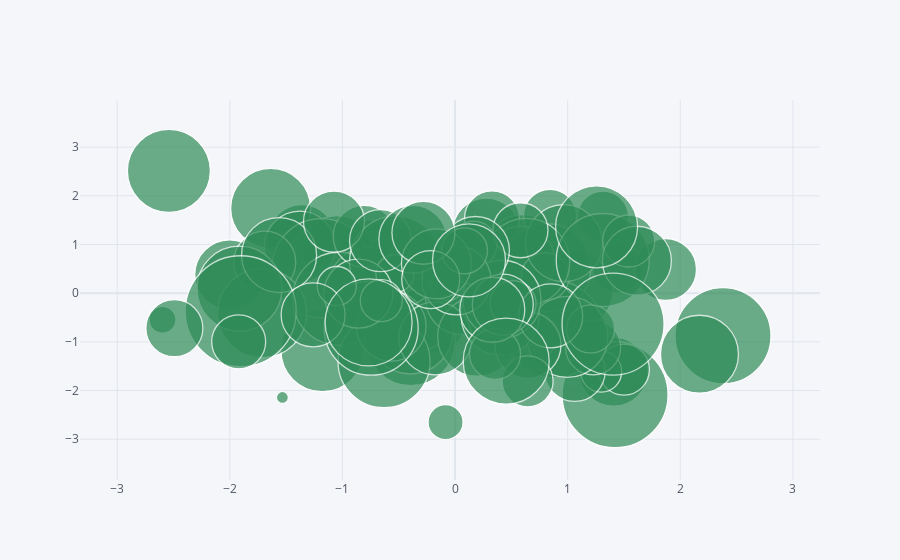

Notebook code for this chart:
### Markdown cell above
**Bubble Plots**

### Code cell
df.iplot(kind='bubble', x='A',y='B', size='C', colors='seagreen')

### Figure 1 — Plotly figure (JSON) as saved in the notebook; plotly's stock layout.template omitted (floating-point values rounded to 4 significant figures)
{"data": [{"marker": {"color": ["seagreen", "seagreen", "seagreen", "seagreen", "seagreen", "seagreen", "seagreen", "seagreen", "seagreen", "seagreen", "seagreen", "seagreen", "seagreen", "seagreen", "seagreen", "seagreen", "seagreen", "seagreen", "seagreen", "seagreen", "seagreen", "seagreen", "seagreen", "seagreen", "seagreen", "seagreen", "seagreen", "seagreen", "seagreen", "seagreen", "seagreen", "seagreen", "seagreen", "seagreen", "seagreen", "seagreen", "seagreen", "seagreen", "seagreen", "seagreen", "seagreen", "seagreen", "seagreen", "seagreen", "seagreen", "seagreen", "seagreen", "seagreen", "seagreen", "seagreen", "seagreen", "seagreen", "seagreen", "seagreen", "seagreen", "seagreen", "seagreen", "seagreen", "seagreen", "seagreen", "seagreen", "seagreen", "seagreen", "seagreen", "seagreen", "seagreen", "seagreen", "seagreen", "seagreen", "seagreen", "seagreen", "seagreen", "seagreen", "seagreen", "seagreen", "seagreen", "seagreen", "seagreen", "seagreen", "seagreen", "seagreen", "seagreen", "seagreen", "seagreen", "seagreen", "seagreen", "seagreen", "seagreen", "seagreen", "seagreen", "seagreen", "seagreen", "seagreen", "seagreen", "seagreen", "seagreen", "seagreen", "seagreen", "seagreen", "seagreen"], "line": {"width": 1.3}, "size": [58, 67, 82, 46, 80, 70, 69, 67, 50, 96, 49, 70, 74, 83, 34, 106, 71, 12, 53, 70, 72, 99, 76, 59, 62, 88, 83, 97, 55, 51, 69, 54, 89, 62, 51, 27, 35, 89, 73, 41, 48, 85, 28, 77, 85, 33, 87, 80, 93, 62, 92, 72, 38, 92, 79, 70, 93, 61, 47, 73, 94, 33, 55, 81, 69, 78, 66, 55, 78, 68, 42, 75, 111, 48, 52, 51, 46, 54, 51, 64, 39, 69, 69, 61, 62, 68, 57, 70, 78, 64, 87, 46, 63, 61, 82, 65, 58, 102, 73, 86], "symbol": "circle"}, "mode": "markers", "text": "", "type": "scatter", "x": [-0.7584, -1.361, -0.448, 0.2577, -1.638, -1.046, 1.407, 0.2765, -0.07316, 2.379, 1.442, -2.001, 0.5994, -1.178, 0.8362, 1.421, -1.377, -1.533, 0.8434, -0.4426, 0.7729, -1.187, 1.067, -0.1786, -1.69, 0.8147, -2.541, 0.8785, 0.3281, 1.314, 0.5798, -0.1503, -0.3935, 1.869, 1.5, -2.598, -0.08419, -1.713, -0.3422, 1.298, 0.7997, -1.915, 0.324, 0.9669, -0.3955, -0.5157, 0.6326, -0.773, -1.028, -0.8065, -0.5284, 0.05805, -0.5342, -0.6306, 0.1962, -0.5675, 1.312, 1.063, 0.163, -0.1752, -0.7448, -0.06589, 1.226, 0.9973, -0.8587, 0.4008, 0.6476, 0.5807, 0.4167, 0.1808, -0.6549, -1.562, -1.903, 1.204, 1.542, 0.6447, 0.5149, -1.921, 0.3551, 0.8492, -1.05, 0.01305, 1.615, -1.075, -0.6617, -0.3743, -2.492, -0.1655, 2.17, -1.26, -0.7677, 0.08435, -0.2807, 0.4241, 1.257, 0.3307, -0.2159, 1.403, 0.1242, 0.4541], "y": [0.9051, 1.132, 0.489, -0.4118, 1.744, 0.8755, -1.613, 1.267, 0.3461, -0.8735, 0.5081, 0.3787, 0.8549, -1.173, 0.2781, -2.087, 0.9559, -2.141, 1.591, -0.3804, -0.3382, 0.5149, 0.06432, -0.6192, 0.6365, 0.5239, 2.512, -0.7385, 1.536, 1.572, 0.6633, 0.1914, -0.9853, 0.4867, -1.569, -0.5457, -2.65, -0.4096, -0.4417, -1.611, 0.3372, 0.09216, 0.4409, 1.027, -0.7871, 0.2741, 0.6432, 0.1163, -0.114, 1.168, 0.6382, -0.1091, 0.4031, -1.406, -0.8949, -0.6797, 0.6813, -1.597, 0.999, -0.9268, -0.7198, 0.1871, -1.114, -0.8982, -0.008022, -0.469, -1.066, 1.293, -0.1248, 0.8763, -0.1523, 0.7816, -0.3711, -0.7351, 1.072, -1.811, -0.2145, -1.0, -1.249, -0.4678, 0.1472, 0.2642, 0.666, 1.47, 1.078, 1.108, -0.7199, 0.6037, -1.254, -0.4446, -0.5996, 0.8704, 1.241, -0.2346, 1.363, -0.34, 0.2803, -0.6342, 0.6749, -1.396]}], "layout": {"legend": {"bgcolor": "#F5F6F9", "font": {"color": "#4D5663"}}, "paper_bgcolor": "#F5F6F9", "plot_bgcolor": "#F5F6F9", "title": {"font": {"color": "#4D5663"}}, "xaxis": {"gridcolor": "#E1E5ED", "showgrid": true, "tickfont": {"color": "#4D5663"}, "title": {"font": {"color": "#4D5663"}, "text": ""}, "zerolinecolor": "#E1E5ED"}, "yaxis": {"gridcolor": "#E1E5ED", "showgrid": true, "tickfont": {"color": "#4D5663"}, "title": {"font": {"color": "#4D5663"}, "text": ""}, "zerolinecolor": "#E1E5ED"}}}
